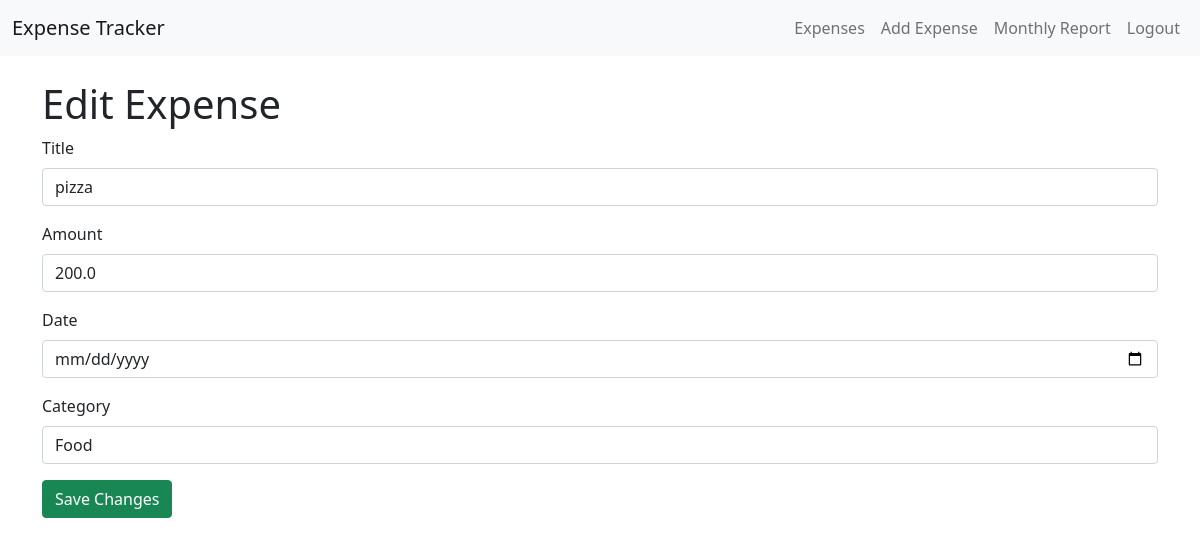
Page /edit/3/ (signed in) on the committed database.
### tracker/models.py (models this page shows, shortened)
class Expense(models.Model):
    title = models.CharField(max_length=100)
    amount = models.FloatField()
    date = models.DateField()
    category = models.ForeignKey(Category, on_delete=models.SET_NULL, null=True)
    user = models.ForeignKey(User, on_delete=models.CASCADE)

class Category(models.Model):
    name = models.CharField(max_length=50)

### tracker/views.py (the view, shortened to what this page needs)
# urls.py: path('edit/<int:expense_id>/', views.edit_expense, name='edit_expense'),
@login_required
def edit_expense(request, expense_id):
    expense= get_object_or_404(Expense, id=expense_id,user=request.user)
    categories = Category.objects.all()
    return render(request, 'tracker/edit_expense.html', {'expense': expense, 'categories': categories})

### tracker/templates/tracker/edit_expense.html (shortened to what this page needs)
{% extends 'tracker/base.html' %}
{% block content %}
<h1>Edit Expense</h1>
<form method="POST">
    <div class="mb-3">
        <label for="title" class="form-label">Title</label>
        <input type="text" id="title" name="title" class="form-control" value="{{ expense.title }}" required>
    </div>
    <div class="mb-3">
        <label for="amount" class="form-label">Amount</label>
        <input type="number" step="0.01" id="amount" name="amount" class="form-control" value="{{ expense.amount }}" required>
    </div>
    <div class="mb-3">
        <label for="date" class="form-label">Date</label>
        <input type="date" id="date" name="date" class="form-control" value="{{ expense.date }}" required>
    </div>
    <div class="mb-3">
        <label for="category" class="form-label">Category</label>
        <select id="category" name="category" class="form-control" required>
            {% for category in categories %}
            <option value="{{ category.id }}" {% if category == expense.category %}selected{% endif %}>
                {{ category.name }}
            </option>
            {% endfor %}
        </select>
    </div>
    <button type="submit" class="btn btn-success">Save Changes</button>
</form>
{% endblock %}

### rows in the picture
Expense: title "pizza", amount "200.0", category "Food"
